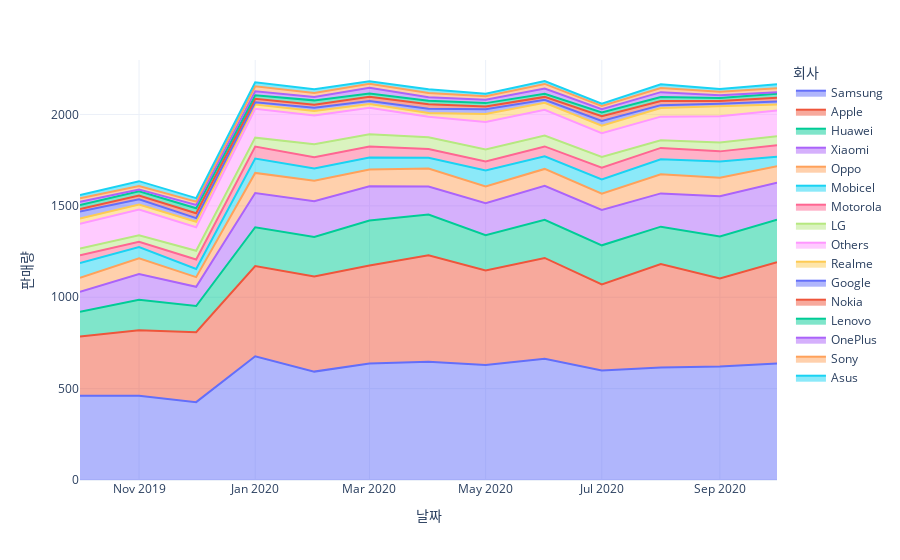

Notebook code cell kept with this figure:
### Code cell
df.melt(id_vars='Date').set_axis(['날짜','회사','판매량'],axis=1)\
.plot.area(
    x='날짜',y='판매량',
    color='회사'
)

### Figure 1 — Plotly figure (JSON) as saved in the notebook; plotly's stock layout.template omitted (floating-point values rounded to 4 significant figures)
{"data": [{"fillpattern": {"shape": ""}, "hovertemplate": "회사=Samsung<br>날짜=%{x}<br>판매량=%{y}<extra></extra>", "legendgroup": "Samsung", "line": {"color": "#636efa"}, "marker": {"symbol": "circle"}, "mode": "lines", "name": "Samsung", "orientation": "v", "showlegend": true, "stackgroup": "1", "type": "scatter", "x": ["2019-10", "2019-11", "2019-12", "2020-01", "2020-02", "2020-03", "2020-04", "2020-05", "2020-06", "2020-07", "2020-08", "2020-09", "2020-10"], "xaxis": "x", "y": [461, 461, 426, 677, 593, 637, 647, 629, 663, 599, 615, 621, 637], "yaxis": "y"}, {"fillpattern": {"shape": ""}, "hovertemplate": "회사=Apple<br>날짜=%{x}<br>판매량=%{y}<extra></extra>", "legendgroup": "Apple", "line": {"color": "#EF553B"}, "marker": {"symbol": "circle"}, "mode": "lines", "name": "Apple", "orientation": "v", "showlegend": true, "stackgroup": "1", "type": "scatter", "x": ["2019-10", "2019-11", "2019-12", "2020-01", "2020-02", "2020-03", "2020-04", "2020-05", "2020-06", "2020-07", "2020-08", "2020-09", "2020-10"], "xaxis": "x", "y": [324, 358, 383, 494, 520, 537, 583, 518, 552, 471, 567, 481, 555], "yaxis": "y"}, {"fillpattern": {"shape": ""}, "hovertemplate": "회사=Huawei<br>날짜=%{x}<br>판매량=%{y}<extra></extra>", "legendgroup": "Huawei", "line": {"color": "#00cc96"}, "marker": {"symbol": "circle"}, "mode": "lines", "name": "Huawei", "orientation": "v", "showlegend": true, "stackgroup": "1", "type": "scatter", "x": ["2019-10", "2019-11", "2019-12", "2020-01", "2020-02", "2020-03", "2020-04", "2020-05", "2020-06", "2020-07", "2020-08", "2020-09", "2020-10"], "xaxis": "x", "y": [136, 167, 143, 212, 217, 246, 222, 192, 209, 214, 204, 230, 232], "yaxis": "y"}, {"fillpattern": {"shape": ""}, "hovertemplate": "회사=Xiaomi<br>날짜=%{x}<br>판매량=%{y}<extra></extra>", "legendgroup": "Xiaomi", "line": {"color": "#ab63fa"}, "marker": {"symbol": "circle"}, "mode": "lines", "name": "Xiaomi", "orientation": "v", "showlegend": true, "stackgroup": "1", "type": "scatter", "x": ["2019-10", "2019-11", "2019-12", "2020-01", "2020-02", "2020-03", "2020-04", "2020-05", "2020-06", "2020-07", "2020-08", "2020-09", "2020-10"], "xaxis": "x", "y": [109, 141, 105, 187, 195, 187, 154, 176, 185, 193, 182, 220, 203], "yaxis": "y"}, {"fillpattern": {"shape": ""}, "hovertemplate": "회사=Oppo<br>날짜=%{x}<br>판매량=%{y}<extra></extra>", "legendgroup": "Oppo", "line": {"color": "#FFA15A"}, "marker": {"symbol": "circle"}, "mode": "lines", "name": "Oppo", "orientation": "v", "showlegend": true, "stackgroup": "1", "type": "scatter", "x": ["2019-10", "2019-11", "2019-12", "2020-01", "2020-02", "2020-03", "2020-04", "2020-05", "2020-06", "2020-07", "2020-08", "2020-09", "2020-10"], "xaxis": "x", "y": [76, 86, 53, 110, 112, 92, 98, 91, 93, 89, 105, 102, 90], "yaxis": "y"}, {"fillpattern": {"shape": ""}, "hovertemplate": "회사=Mobicel<br>날짜=%{x}<br>판매량=%{y}<extra></extra>", "legendgroup": "Mobicel", "line": {"color": "#19d3f3"}, "marker": {"symbol": "circle"}, "mode": "lines", "name": "Mobicel", "orientation": "v", "showlegend": true, "stackgroup": "1", "type": "scatter", "x": ["2019-10", "2019-11", "2019-12", "2020-01", "2020-02", "2020-03", "2020-04", "2020-05", "2020-06", "2020-07", "2020-08", "2020-09", "2020-10"], "xaxis": "x", "y": [81, 61, 45, 79, 67, 66, 59, 87, 69, 78, 82, 88, 52], "yaxis": "y"}, {"fillpattern": {"shape": ""}, "hovertemplate": "회사=Motorola<br>날짜=%{x}<br>판매량=%{y}<extra></extra>", "legendgroup": "Motorola", "line": {"color": "#FF6692"}, "marker": {"symbol": "circle"}, "mode": "lines", "name": "Motorola", "orientation": "v", "showlegend": true, "stackgroup": "1", "type": "scatter", "x": ["2019-10", "2019-11", "2019-12", "2020-01", "2020-02", "2020-03", "2020-04", "2020-05", "2020-06", "2020-07", "2020-08", "2020-09", "2020-10"], "xaxis": "x", "y": [43, 29, 51, 65, 62, 59, 48, 50, 54, 65, 62, 56, 63], "yaxis": "y"}, {"fillpattern": {"shape": ""}, "hovertemplate": "회사=LG<br>날짜=%{x}<br>판매량=%{y}<extra></extra>", "legendgroup": "LG", "line": {"color": "#B6E880"}, "marker": {"symbol": "circle"}, "mode": "lines", "name": "LG", "orientation": "v", "showlegend": true, "stackgroup": "1", "type": "scatter", "x": ["2019-10", "2019-11", "2019-12", "2020-01", "2020-02", "2020-03", "2020-04", "2020-05", "2020-06", "2020-07", "2020-08", "2020-09", "2020-10"], "xaxis": "x", "y": [37, 36, 48, 49, 71, 67, 64, 66, 60, 59, 42, 49, 49], "yaxis": "y"}, {"fillpattern": {"shape": ""}, "hovertemplate": "회사=Others<br>날짜=%{x}<br>판매량=%{y}<extra></extra>", "legendgroup": "Others", "line": {"color": "#FF97FF"}, "marker": {"symbol": "circle"}, "mode": "lines", "name": "Others", "orientation": "v", "showlegend": true, "stackgroup": "1", "type": "scatter", "x": ["2019-10", "2019-11", "2019-12", "2020-01", "2020-02", "2020-03", "2020-04", "2020-05", "2020-06", "2020-07", "2020-08", "2020-09", "2020-10"], "xaxis": "x", "y": [135, 141, 129, 158, 157, 145, 113, 150, 140, 130, 129, 143, 140], "yaxis": "y"}, {"fillpattern": {"shape": ""}, "hovertemplate": "회사=Realme<br>날짜=%{x}<br>판매량=%{y}<extra></extra>", "legendgroup": "Realme", "line": {"color": "#FECB52"}, "marker": {"symbol": "circle"}, "mode": "lines", "name": "Realme", "orientation": "v", "showlegend": true, "stackgroup": "1", "type": "scatter", "x": ["2019-10", "2019-11", "2019-12", "2020-01", "2020-02", "2020-03", "2020-04", "2020-05", "2020-06", "2020-07", "2020-08", "2020-09", "2020-10"], "xaxis": "x", "y": [28, 27, 30, 23, 25, 21, 20, 43, 39, 40, 47, 54, 33], "yaxis": "y"}, {"fillpattern": {"shape": ""}, "hovertemplate": "회사=Google<br>날짜=%{x}<br>판매량=%{y}<extra></extra>", "legendgroup": "Google", "line": {"color": "#636efa"}, "marker": {"symbol": "circle"}, "mode": "lines", "name": "Google", "orientation": "v", "showlegend": true, "stackgroup": "1", "type": "scatter", "x": ["2019-10", "2019-11", "2019-12", "2020-01", "2020-02", "2020-03", "2020-04", "2020-05", "2020-06", "2020-07", "2020-08", "2020-09", "2020-10"], "xaxis": "x", "y": [39, 29, 20, 13, 18, 16, 23, 27, 16, 27, 16, 14, 17], "yaxis": "y"}, {"fillpattern": {"shape": ""}, "hovertemplate": "회사=Nokia<br>날짜=%{x}<br>판매량=%{y}<extra></extra>", "legendgroup": "Nokia", "line": {"color": "#EF553B"}, "marker": {"symbol": "circle"}, "mode": "lines", "name": "Nokia", "orientation": "v", "showlegend": true, "stackgroup": "1", "type": "scatter", "x": ["2019-10", "2019-11", "2019-12", "2020-01", "2020-02", "2020-03", "2020-04", "2020-05", "2020-06", "2020-07", "2020-08", "2020-09", "2020-10"], "xaxis": "x", "y": [14, 20, 26, 19, 16, 24, 25, 15, 16, 25, 23, 15, 20], "yaxis": "y"}, {"fillpattern": {"shape": ""}, "hovertemplate": "회사=Lenovo<br>날짜=%{x}<br>판매량=%{y}<extra></extra>", "legendgroup": "Lenovo", "line": {"color": "#00cc96"}, "marker": {"symbol": "circle"}, "mode": "lines", "name": "Lenovo", "orientation": "v", "showlegend": true, "stackgroup": "1", "type": "scatter", "x": ["2019-10", "2019-11", "2019-12", "2020-01", "2020-02", "2020-03", "2020-04", "2020-05", "2020-06", "2020-07", "2020-08", "2020-09", "2020-10"], "xaxis": "x", "y": [22, 23, 28, 19, 24, 18, 19, 18, 17, 21, 21, 17, 22], "yaxis": "y"}, {"fillpattern": {"shape": ""}, "hovertemplate": "회사=OnePlus<br>날짜=%{x}<br>판매량=%{y}<extra></extra>", "legendgroup": "OnePlus", "line": {"color": "#ab63fa"}, "marker": {"symbol": "circle"}, "mode": "lines", "name": "OnePlus", "orientation": "v", "showlegend": true, "stackgroup": "1", "type": "scatter", "x": ["2019-10", "2019-11", "2019-12", "2020-01", "2020-02", "2020-03", "2020-04", "2020-05", "2020-06", "2020-07", "2020-08", "2020-09", "2020-10"], "xaxis": "x", "y": [17, 10, 18, 22, 18, 31, 19, 19, 29, 18, 27, 15, 9], "yaxis": "y"}, {"fillpattern": {"shape": ""}, "hovertemplate": "회사=Sony<br>날짜=%{x}<br>판매량=%{y}<extra></extra>", "legendgroup": "Sony", "line": {"color": "#FFA15A"}, "marker": {"symbol": "circle"}, "mode": "lines", "name": "Sony", "orientation": "v", "showlegend": true, "stackgroup": "1", "type": "scatter", "x": ["2019-10", "2019-11", "2019-12", "2020-01", "2020-02", "2020-03", "2020-04", "2020-05", "2020-06", "2020-07", "2020-08", "2020-09", "2020-10"], "xaxis": "x", "y": [20, 19, 18, 27, 23, 22, 23, 19, 25, 18, 23, 19, 22], "yaxis": "y"}, {"fillpattern": {"shape": ""}, "hovertemplate": "회사=Asus<br>날짜=%{x}<br>판매량=%{y}<extra></extra>", "legendgroup": "Asus", "line": {"color": "#19d3f3"}, "marker": {"symbol": "circle"}, "mode": "lines", "name": "Asus", "orientation": "v", "showlegend": true, "stackgroup": "1", "type": "scatter", "x": ["2019-10", "2019-11", "2019-12", "2020-01", "2020-02", "2020-03", "2020-04", "2020-05", "2020-06", "2020-07", "2020-08", "2020-09", "2020-10"], "xaxis": "x", "y": [17, 27, 19, 22, 20, 14, 21, 13, 16, 12, 20, 15, 21], "yaxis": "y"}], "layout": {"autosize": true, "legend": {"title": {"text": "회사"}, "tracegroupgap": 0}, "margin": {"t": 60}, "xaxis": {"anchor": "y", "autorange": true, "domain": [0, 1], "range": ["2019-10-01", "2020-10-01"], "title": {"text": "날짜"}, "type": "date"}, "yaxis": {"anchor": "x", "autorange": true, "domain": [0, 1], "range": [0, 2298.0], "title": {"text": "판매량"}, "type": "linear"}}}
